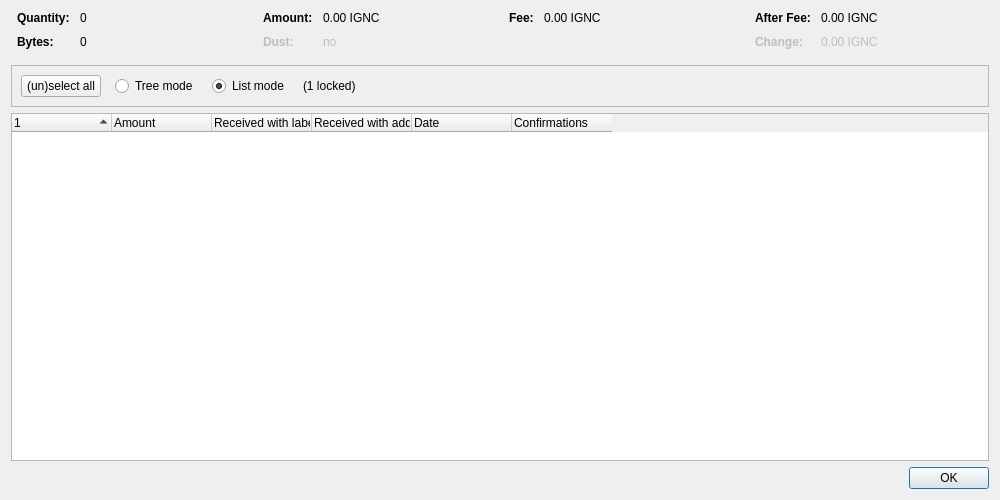
<?xml version="1.0" encoding="UTF-8"?>
<ui version="4.0">
 <class>CoinControlDialog</class>
 <widget class="QDialog" name="CoinControlDialog">
  <property name="geometry">
   <rect>
    <x>0</x>
    <y>0</y>
    <width>1000</width>
    <height>500</height>
   </rect>
  </property>
  <property name="windowTitle">
   <string>Coin Selection</string>
  </property>
  <layout class="QVBoxLayout" name="verticalLayout">
   <item>
    <layout class="QHBoxLayout" name="horizontalLayoutTop" stretch="0,0,0,0">
     <property name="topMargin">
      <number>0</number>
     </property>
     <property name="bottomMargin">
      <number>10</number>
     </property>
     <item>
      <layout class="QFormLayout" name="formLayoutCoinControl1">
       <property name="horizontalSpacing">
        <number>10</number>
       </property>
       <property name="verticalSpacing">
        <number>10</number>
       </property>
       <property name="leftMargin">
        <number>6</number>
       </property>
       <property name="rightMargin">
        <number>6</number>
       </property>
       <item row="0" column="0">
        <widget class="QLabel" name="labelCoinControlQuantityText">
         <property name="font">
          <font>
           <weight>75</weight>
           <bold>true</bold>
          </font>
         </property>
         <property name="text">
          <string>Quantity:</string>
         </property>
        </widget>
       </item>
       <item row="0" column="1">
        <widget class="QLabel" name="labelCoinControlQuantity">
         <property name="cursor">
          <cursorShape>IBeamCursor</cursorShape>
         </property>
         <property name="contextMenuPolicy">
          <enum>Qt::ActionsContextMenu</enum>
         </property>
         <property name="text">
          <string notr="true">0</string>
         </property>
         <property name="textInteractionFlags">
          <set>Qt::LinksAccessibleByMouse|Qt::TextSelectableByKeyboard|Qt::TextSelectableByMouse</set>
         </property>
        </widget>
       </item>
       <item row="1" column="0">
        <widget class="QLabel" name="labelCoinControlBytesText">
         <property name="font">
          <font>
           <weight>75</weight>
           <bold>true</bold>
          </font>
         </property>
         <property name="text">
          <string>Bytes:</string>
         </property>
        </widget>
       </item>
       <item row="1" column="1">
        <widget class="QLabel" name="labelCoinControlBytes">
         <property name="cursor">
          <cursorShape>IBeamCursor</cursorShape>
         </property>
         <property name="contextMenuPolicy">
          <enum>Qt::ActionsContextMenu</enum>
         </property>
         <property name="text">
          <string notr="true">0</string>
         </property>
         <property name="textInteractionFlags">
          <set>Qt::LinksAccessibleByMouse|Qt::TextSelectableByKeyboard|Qt::TextSelectableByMouse</set>
         </property>
        </widget>
       </item>
      </layout>
     </item>
     <item>
      <layout class="QFormLayout" name="formLayoutCoinControl2">
       <property name="horizontalSpacing">
        <number>10</number>
       </property>
       <property name="verticalSpacing">
        <number>10</number>
       </property>
       <property name="leftMargin">
        <number>6</number>
       </property>
       <property name="rightMargin">
        <number>6</number>
       </property>
       <item row="0" column="0">
        <widget class="QLabel" name="labelCoinControlAmountText">
         <property name="font">
          <font>
           <weight>75</weight>
           <bold>true</bold>
          </font>
         </property>
         <property name="text">
          <string>Amount:</string>
         </property>
        </widget>
       </item>
       <item row="0" column="1">
        <widget class="QLabel" name="labelCoinControlAmount">
         <property name="cursor">
          <cursorShape>IBeamCursor</cursorShape>
         </property>
         <property name="contextMenuPolicy">
          <enum>Qt::ActionsContextMenu</enum>
         </property>
         <property name="text">
          <string notr="true">0.00 IGNC</string>
         </property>
         <property name="textInteractionFlags">
          <set>Qt::LinksAccessibleByMouse|Qt::TextSelectableByKeyboard|Qt::TextSelectableByMouse</set>
         </property>
        </widget>
       </item>
       <item row="1" column="0">
        <widget class="QLabel" name="labelCoinControlLowOutputText">
         <property name="enabled">
          <bool>false</bool>
         </property>
         <property name="font">
          <font>
           <weight>75</weight>
           <bold>true</bold>
          </font>
         </property>
         <property name="text">
          <string>Dust:</string>
         </property>
        </widget>
       </item>
       <item row="1" column="1">
        <widget class="QLabel" name="labelCoinControlLowOutput">
         <property name="enabled">
          <bool>false</bool>
         </property>
         <property name="cursor">
          <cursorShape>IBeamCursor</cursorShape>
         </property>
         <property name="contextMenuPolicy">
          <enum>Qt::ActionsContextMenu</enum>
         </property>
         <property name="text">
          <string notr="true">no</string>
         </property>
         <property name="textInteractionFlags">
          <set>Qt::LinksAccessibleByMouse|Qt::TextSelectableByKeyboard|Qt::TextSelectableByMouse</set>
         </property>
        </widget>
       </item>
      </layout>
     </item>
     <item>
      <layout class="QFormLayout" name="formLayoutCoinControl3">
       <property name="horizontalSpacing">
        <number>10</number>
       </property>
       <property name="verticalSpacing">
        <number>10</number>
       </property>
       <property name="leftMargin">
        <number>6</number>
       </property>
       <property name="rightMargin">
        <number>6</number>
       </property>
       <item row="0" column="0">
        <widget class="QLabel" name="labelCoinControlFeeText">
         <property name="font">
          <font>
           <weight>75</weight>
           <bold>true</bold>
          </font>
         </property>
         <property name="text">
          <string>Fee:</string>
         </property>
        </widget>
       </item>
       <item row="0" column="1">
        <widget class="QLabel" name="labelCoinControlFee">
         <property name="cursor">
          <cursorShape>IBeamCursor</cursorShape>
         </property>
         <property name="contextMenuPolicy">
          <enum>Qt::ActionsContextMenu</enum>
         </property>
         <property name="text">
          <string notr="true">0.00 IGNC</string>
         </property>
         <property name="textInteractionFlags">
          <set>Qt::LinksAccessibleByMouse|Qt::TextSelectableByKeyboard|Qt::TextSelectableByMouse</set>
         </property>
        </widget>
       </item>
      </layout>
     </item>
     <item>
      <layout class="QFormLayout" name="formLayoutCoinControl4">
       <property name="horizontalSpacing">
        <number>10</number>
       </property>
       <property name="verticalSpacing">
        <number>10</number>
       </property>
       <property name="leftMargin">
        <number>6</number>
       </property>
       <property name="rightMargin">
        <number>6</number>
       </property>
       <item row="0" column="0">
        <widget class="QLabel" name="labelCoinControlAfterFeeText">
         <property name="font">
          <font>
           <weight>75</weight>
           <bold>true</bold>
          </font>
         </property>
         <property name="text">
          <string>After Fee:</string>
         </property>
        </widget>
       </item>
       <item row="0" column="1">
        <widget class="QLabel" name="labelCoinControlAfterFee">
         <property name="cursor">
          <cursorShape>IBeamCursor</cursorShape>
         </property>
         <property name="contextMenuPolicy">
          <enum>Qt::ActionsContextMenu</enum>
         </property>
         <property name="text">
          <string notr="true">0.00 IGNC</string>
         </property>
         <property name="textInteractionFlags">
          <set>Qt::LinksAccessibleByMouse|Qt::TextSelectableByKeyboard|Qt::TextSelectableByMouse</set>
         </property>
        </widget>
       </item>
       <item row="1" column="0">
        <widget class="QLabel" name="labelCoinControlChangeText">
         <property name="enabled">
          <bool>false</bool>
         </property>
         <property name="font">
          <font>
           <weight>75</weight>
           <bold>true</bold>
          </font>
         </property>
         <property name="text">
          <string>Change:</string>
         </property>
        </widget>
       </item>
       <item row="1" column="1">
        <widget class="QLabel" name="labelCoinControlChange">
         <property name="enabled">
          <bool>false</bool>
         </property>
         <property name="cursor">
          <cursorShape>IBeamCursor</cursorShape>
         </property>
         <property name="contextMenuPolicy">
          <enum>Qt::ActionsContextMenu</enum>
         </property>
         <property name="text">
          <string notr="true">0.00 IGNC</string>
         </property>
         <property name="textInteractionFlags">
          <set>Qt::LinksAccessibleByMouse|Qt::TextSelectableByKeyboard|Qt::TextSelectableByMouse</set>
         </property>
        </widget>
       </item>
      </layout>
     </item>
    </layout>
   </item>
   <item>
    <widget class="QFrame" name="frame">
     <property name="minimumSize">
      <size>
       <width>0</width>
       <height>40</height>
      </size>
     </property>
     <property name="frameShape">
      <enum>QFrame::StyledPanel</enum>
     </property>
     <property name="frameShadow">
      <enum>QFrame::Sunken</enum>
     </property>
     <layout class="QHBoxLayout" name="horizontalLayout">
      <item>
       <layout class="QHBoxLayout" name="horizontalLayoutPanel" stretch="0,0,0,0,0">
        <property name="spacing">
         <number>14</number>
        </property>
        <item>
         <widget class="QPushButton" name="pushButtonSelectAll">
          <property name="sizePolicy">
           <sizepolicy hsizetype="Maximum" vsizetype="Fixed">
            <horstretch>0</horstretch>
            <verstretch>0</verstretch>
           </sizepolicy>
          </property>
          <property name="text">
           <string>(un)select all</string>
          </property>
          <property name="autoDefault">
           <bool>false</bool>
          </property>
         </widget>
        </item>
        <item>
         <widget class="QRadioButton" name="radioTreeMode">
          <property name="sizePolicy">
           <sizepolicy hsizetype="Maximum" vsizetype="Fixed">
            <horstretch>0</horstretch>
            <verstretch>0</verstretch>
           </sizepolicy>
          </property>
          <property name="text">
           <string>Tree mode</string>
          </property>
         </widget>
        </item>
        <item>
         <widget class="QRadioButton" name="radioListMode">
          <property name="sizePolicy">
           <sizepolicy hsizetype="Maximum" vsizetype="Fixed">
            <horstretch>0</horstretch>
            <verstretch>0</verstretch>
           </sizepolicy>
          </property>
          <property name="text">
           <string>List mode</string>
          </property>
          <property name="checked">
           <bool>true</bool>
          </property>
         </widget>
        </item>
        <item>
         <widget class="QLabel" name="labelLocked">
          <property name="text">
           <string notr="true">(1 locked)</string>
          </property>
         </widget>
        </item>
        <item>
         <spacer name="horizontalSpacer">
          <property name="orientation">
           <enum>Qt::Horizontal</enum>
          </property>
          <property name="sizeHint" stdset="0">
           <size>
            <width>40</width>
            <height>20</height>
           </size>
          </property>
         </spacer>
        </item>
       </layout>
      </item>
     </layout>
    </widget>
   </item>
   <item>
    <widget class="CoinControlTreeWidget" name="treeWidget">
     <property name="contextMenuPolicy">
      <enum>Qt::CustomContextMenu</enum>
     </property>
     <property name="sortingEnabled">
      <bool>false</bool>
     </property>
     <property name="columnCount">
      <number>6</number>
     </property>
     <attribute name="headerShowSortIndicator" stdset="0">
      <bool>true</bool>
     </attribute>
     <attribute name="headerStretchLastSection">
      <bool>false</bool>
     </attribute>
     <column>
      <property name="text">
       <string/>
      </property>
     </column>
     <column>
      <property name="text">
       <string>Amount</string>
      </property>
     </column>
     <column>
      <property name="text">
       <string>Received with label</string>
      </property>
     </column>
     <column>
      <property name="text">
       <string>Received with address</string>
      </property>
     </column>
     <column>
      <property name="text">
       <string>Date</string>
      </property>
     </column>
     <column>
      <property name="text">
       <string>Confirmations</string>
      </property>
      <property name="toolTip">
       <string>Confirmed</string>
      </property>
     </column>
     <column>
      <property name="text">
       <string/>
      </property>
     </column>
     <column>
      <property name="text">
       <string/>
      </property>
     </column>
     <column>
      <property name="text">
       <string/>
      </property>
     </column>
     <column>
      <property name="text">
       <string/>
      </property>
     </column>
    </widget>
   </item>
   <item>
    <widget class="QDialogButtonBox" name="buttonBox">
     <property name="orientation">
      <enum>Qt::Horizontal</enum>
     </property>
     <property name="standardButtons">
      <set>QDialogButtonBox::Ok</set>
     </property>
    </widget>
   </item>
  </layout>
 </widget>
 <customwidgets>
  <customwidget>
   <class>CoinControlTreeWidget</class>
   <extends>QTreeWidget</extends>
   <header>qt/coincontroltreewidget.h</header>
  </customwidget>
 </customwidgets>
 <resources/>
 <connections/>
</ui>
